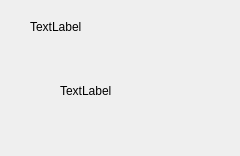
<?xml version="1.0" encoding="UTF-8"?>
<ui version="4.0">
 <class>forgot</class>
 <widget class="QDialog" name="forgot">
  <property name="geometry">
   <rect>
    <x>0</x>
    <y>0</y>
    <width>240</width>
    <height>156</height>
   </rect>
  </property>
  <property name="windowTitle">
   <string>Dialog</string>
  </property>
  <widget class="QLabel" name="label_title">
   <property name="geometry">
    <rect>
     <x>30</x>
     <y>11</y>
     <width>181</width>
     <height>31</height>
    </rect>
   </property>
   <property name="text">
    <string>TextLabel</string>
   </property>
  </widget>
  <widget class="QLabel" name="label_massage">
   <property name="geometry">
    <rect>
     <x>60</x>
     <y>50</y>
     <width>121</width>
     <height>81</height>
    </rect>
   </property>
   <property name="text">
    <string>TextLabel</string>
   </property>
  </widget>
 </widget>
 <resources/>
 <connections/>
</ui>
